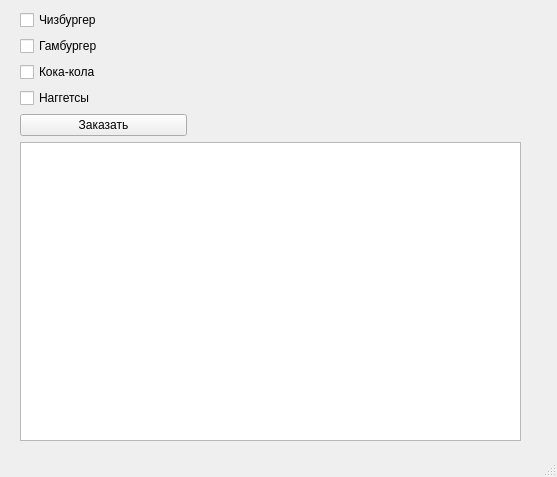
<?xml version="1.0" encoding="UTF-8"?>
<ui version="4.0">
 <class>MainWindow</class>
 <widget class="QMainWindow" name="MainWindow">
  <property name="geometry">
   <rect>
    <x>0</x>
    <y>0</y>
    <width>557</width>
    <height>477</height>
   </rect>
  </property>
  <property name="windowTitle">
   <string>Заказ в макдоналдсе</string>
  </property>
  <widget class="QWidget" name="centralwidget">
   <widget class="QWidget" name="verticalLayoutWidget">
    <property name="geometry">
     <rect>
      <x>20</x>
      <y>10</y>
      <width>501</width>
      <height>431</height>
     </rect>
    </property>
    <layout class="QVBoxLayout" name="verticalLayout" stretch="0,0">
     <item>
      <layout class="QHBoxLayout" name="horizontalLayout_2" stretch="1,2">
       <item>
        <layout class="QVBoxLayout" name="verticalLayout_2">
         <item>
          <widget class="QCheckBox" name="checkBox">
           <property name="styleSheet">
            <string notr="true"/>
           </property>
           <property name="text">
            <string>Чизбургер</string>
           </property>
          </widget>
         </item>
         <item>
          <widget class="QCheckBox" name="checkBox_2">
           <property name="text">
            <string>Гамбургер</string>
           </property>
          </widget>
         </item>
         <item>
          <widget class="QCheckBox" name="checkBox_4">
           <property name="text">
            <string>Кока-кола</string>
           </property>
          </widget>
         </item>
         <item>
          <widget class="QCheckBox" name="checkBox_3">
           <property name="text">
            <string>Наггетсы</string>
           </property>
          </widget>
         </item>
         <item>
          <widget class="QPushButton" name="pushButton">
           <property name="text">
            <string>Заказать</string>
           </property>
          </widget>
         </item>
        </layout>
       </item>
       <item>
        <layout class="QVBoxLayout" name="verticalLayout_4"/>
       </item>
      </layout>
     </item>
     <item>
      <layout class="QVBoxLayout" name="verticalLayout_3">
       <item>
        <widget class="QPlainTextEdit" name="plainTextEdit"/>
       </item>
      </layout>
     </item>
    </layout>
   </widget>
  </widget>
  <widget class="QStatusBar" name="statusbar"/>
 </widget>
 <resources/>
 <connections/>
</ui>
